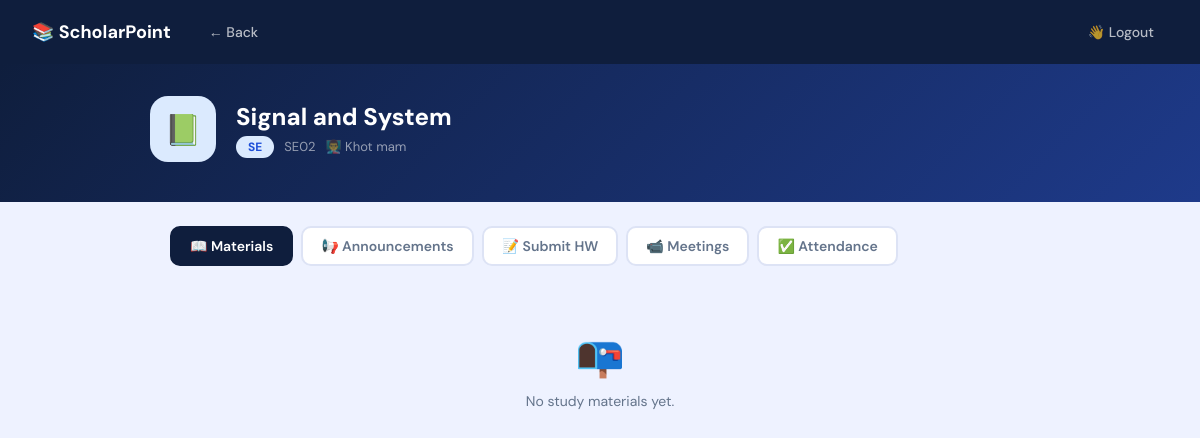
The app's page /Backend/subject.php?id=2 (signed in) with its own data.
### tables this page shows
CREATE TABLE `subjects` (
  `id` int NOT NULL AUTO_INCREMENT,
  `subject_name` varchar(100) NOT NULL,
  `subject_code` varchar(20) DEFAULT NULL,
  `class_id` int NOT NULL,
  `created_at` timestamp NULL DEFAULT CURRENT_TIMESTAMP,
  PRIMARY KEY (`id`),
  KEY `class_id` (`class_id`),
  CONSTRAINT `subjects_ibfk_1` FOREIGN KEY (`class_id`) REFERENCES `classes` (`id`)
);

CREATE TABLE `classes` (
  `id` int NOT NULL AUTO_INCREMENT,
  `class_name` varchar(50) NOT NULL,
  `description` varchar(200) DEFAULT NULL,
  `created_at` timestamp NULL DEFAULT CURRENT_TIMESTAMP,
  PRIMARY KEY (`id`)
);

CREATE TABLE `users` (
  `id` int NOT NULL AUTO_INCREMENT,
  `firstName` varchar(100) NOT NULL,
  `lastName` varchar(100) NOT NULL,
  `email` varchar(150) NOT NULL,
  `password` varchar(255) NOT NULL,
  `role` enum('student','teacher') DEFAULT 'student',
  `created_at` timestamp NULL DEFAULT CURRENT_TIMESTAMP,
  `class_id` int DEFAULT NULL,
  `status` enum('pending','approved') DEFAULT 'pending',
  PRIMARY KEY (`id`),
  UNIQUE KEY `email` (`email`)
);

### Backend/subject.php (the view, shortened to what this page needs)
<?php
include("connect.php");
$subject_id = (int)($_GET['id'] ?? 0);
$role       = $_SESSION['role'];
$stmt = $conn->prepare("SELECT s.*, c.class_name FROM subjects s JOIN classes c ON s.class_id=c.id WHERE s.id=?");
$stmt->bind_param("i", $subject_id);
$stmt->execute();
$subject = $stmt->get_result()->fetch_assoc();
$cls = $subject['class_name'];
$teacherRes = $conn->query("SELECT u.id, u.firstName, u.lastName FROM teacher_subjects ts JOIN users u ON ts.teacher_id=u.id WHERE ts.subject_id=$subject_id");
$teachers = $teacherRes->fetch_all(MYSQLI_ASSOC);
$materials     = $conn->query("SELECT * FROM subject_materials WHERE subject_id=$subject_id ORDER BY id DESC")->fetch_all(MYSQLI_ASSOC);
$activeTab = $_GET['tab'] ?? 'materials';
?>
<!DOCTYPE html>
<html lang="en">
<head>
    <link rel="stylesheet" href="https://cdnjs.cloudflare.com/ajax/libs/font-awesome/6.5.1/css/all.min.css">
</head>
<body>
<nav class="navbar">
    <span class="brand">📚 ScholarPoint</span>
    <a href="<?= $role === 'teacher' ? 'teacher-dashboard.php' : 'homepage.php' ?>">← Back</a>
    <a href="logout.php">👋 Logout</a>
</nav>
<div class="hero">
    <div class="hero-inner">
        <div class="sub-badge">📗</div>
        <div>
            <h1><?= htmlspecialchars($subject['subject_name']) ?></h1>
            <div class="meta">
                <span class="class-tag"><?= $cls ?></span>
                <?php if($subject['subject_code']): ?>
                    <span><?= htmlspecialchars($subject['subject_code']) ?></span>
                <?php endif; ?>
                <?php if(count($teachers) > 0): ?>
                    <span>👨‍🏫 <?= implode(', ', array_map(fn($t) => $t['firstName'].' '.$t['lastName'], $teachers)) ?></span>
                <?php endif; ?>
            </div>
        </div>
    </div>
</div>
<div class="page">
    <div class="tabs">
        <a href="?id=<?= $subject_id ?>&tab=materials" class="tab <?= $activeTab==='materials'?'active':'' ?>">📖 Materials</a>
        <a href="?id=<?= $subject_id ?>&tab=announcements" class="tab <?= $activeTab==='announcements'?'active':'' ?>">📢 Announcements</a>
        <a href="?id=<?= $subject_id ?>&tab=homework" class="tab <?= $activeTab==='homework'?'active':'' ?>">📝 <?= $role==='teacher'?'Homework':'Submit HW' ?></a>
        <a href="?id=<?= $subject_id ?>&tab=meetings" class="tab <?= $activeTab==='meetings'?'active':'' ?>">📹 Meetings</a>
        <a href="?id=<?= $subject_id ?>&tab=attendance" class="tab <?= $activeTab==='attendance'?'active':'' ?>">✅ Attendance</a>
    </div>
    <div class="tab-content <?= $activeTab==='materials'?'active':'' ?>">
        <?php if(count($materials) === 0): ?>
            <div class="empty"><div class="icon">📭</div><p>No study materials yet.</p></div>
        <?php endif; ?>
    </div>
</div>
</body>
</html>

### records on screen
subjects: subject_name "Signal and System", class.class_name "SE", subject_code "SE02"
users: firstName+lastName "Khot mam"
